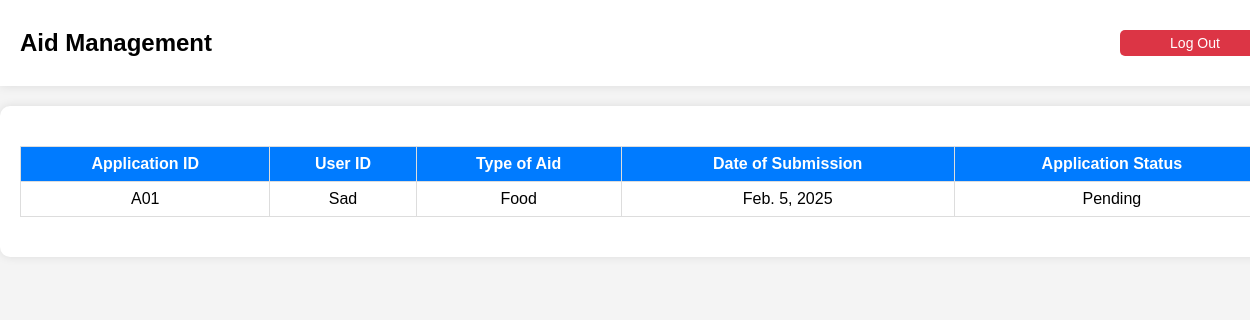
/aid-management/, run on an earlier commit of the app's database.
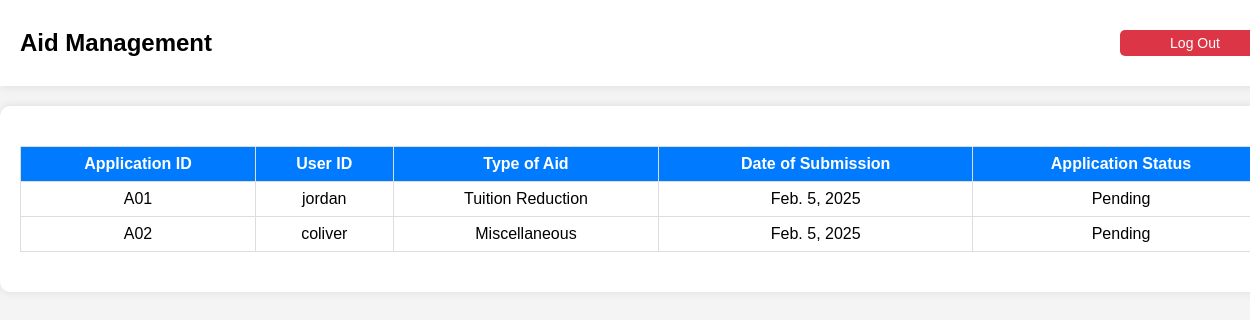
And on a later commit of the database.
### home/models.py (models this page shows, shortened)
class Application(models.Model):
    APP_TYPE_CHOICES = [
        ("Financial", "Financial"),
        ("Tuition Reduction", "Tuition Reduction"),
        ("Food", "Food"),
        ("Study Supplies", "Study Supplies"),
        ("Miscellaneous", "Miscellaneous"),
    ]
    APP_STATUS_CHOICES = [
        ("Pending", "Pending"),
        ("Approved", "Approved"),
        ("Denied", "Denied"),
        ("Appealing", "Appealing"),
    ]
    app_id = models.CharField(max_length=10, primary_key=True)
    user = models.ForeignKey(settings.AUTH_USER_MODEL, on_delete=models.CASCADE, to_field='userid')
    app_type = models.CharField(max_length=20, choices=APP_TYPE_CHOICES)
    app_date = models.DateField()
    app_description = models.TextField(max_length=1000)
    app_attached1 = models.BinaryField(null=True, blank=True)
    app_attached2 = models.BinaryField(null=True, blank=True)
    app_attached3 = models.BinaryField(null=True, blank=True)
    app_attached4 = models.BinaryField(null=True, blank=True)
    app_attached5 = models.BinaryField(null=True, blank=True)
    app_status = models.CharField(max_length=10, choices=APP_STATUS_CHOICES, default="Pending")
    forwarded_to_finance = models.BooleanField(default=False)
    app_denyreason = models.TextField(max_length=1000, blank=True, null=True)
    app_denyreason2 = models.TextField(max_length=1000, blank=True, null=True)
    app_appeal = models.TextField(max_length=1000, blank=True, null=True)
    app_appealdate = models.DateField(blank=True, null=True)
    app_decider = models.CharField(max_length=10, blank=True, null=True)
    app_decider2 = models.CharField(max_length=10, blank=True, null=True)

### aid_management/views.py (the view)
# urls.py: path('', views.aid_management_view, name='aid_management')
def aid_management_view(request):
    applications = Application.objects.all()  # Fetch applications from DB
    return render(request, "aid_management/aid_management_page.html", {"applications": applications})

### aid_management/templates/aid_management/aid_management_page.html (shortened to what this page needs)
<!DOCTYPE html>
<html lang="en">
<head>
</head>
<body>
    <div class="top-section">
        <h1>Aid Management</h1>
        <div>
            <button class="logout" onclick="window.location.href='{% url 'logout' %}'">Log Out</button>
        </div>
    </div>
    <div class="container">
        <div class="button-container">
        <table>
            <thead>
                <tr>
                    <th>Application ID</th>
                    <th>User ID</th>
                    <th>Type of Aid</th>
                    <th>Date of Submission</th>
                    <th>Application Status</th>
                </tr>
            </thead>
            <tbody>
                {% for application in applications %}
                <tr>
                    <td>{{ application.app_id }}</td>
                    <td>{{ application.user_id }}</td>
                    <td>{{ application.app_type }}</td>
                    <td>{{ application.app_date }}</td>
                    <td>{{ application.app_status }}</td>
                </tr>
                {% empty %}
                <tr>
                    <td colspan="5">No applications found.</td>
                </tr>
                {% endfor %}
            </tbody>
        </table>
    </div>
</body>
</html>

What changed in the data, as far as the page shows it:
changed Application "A01": user_id "Sad" → "jordan"; app_type "Food" → "Tuition Reduction"
added Application: app_id "A02", user_id "coliver", app_type "Miscellaneous", app_date "Feb. 5, 2025", app_status "Pending"
